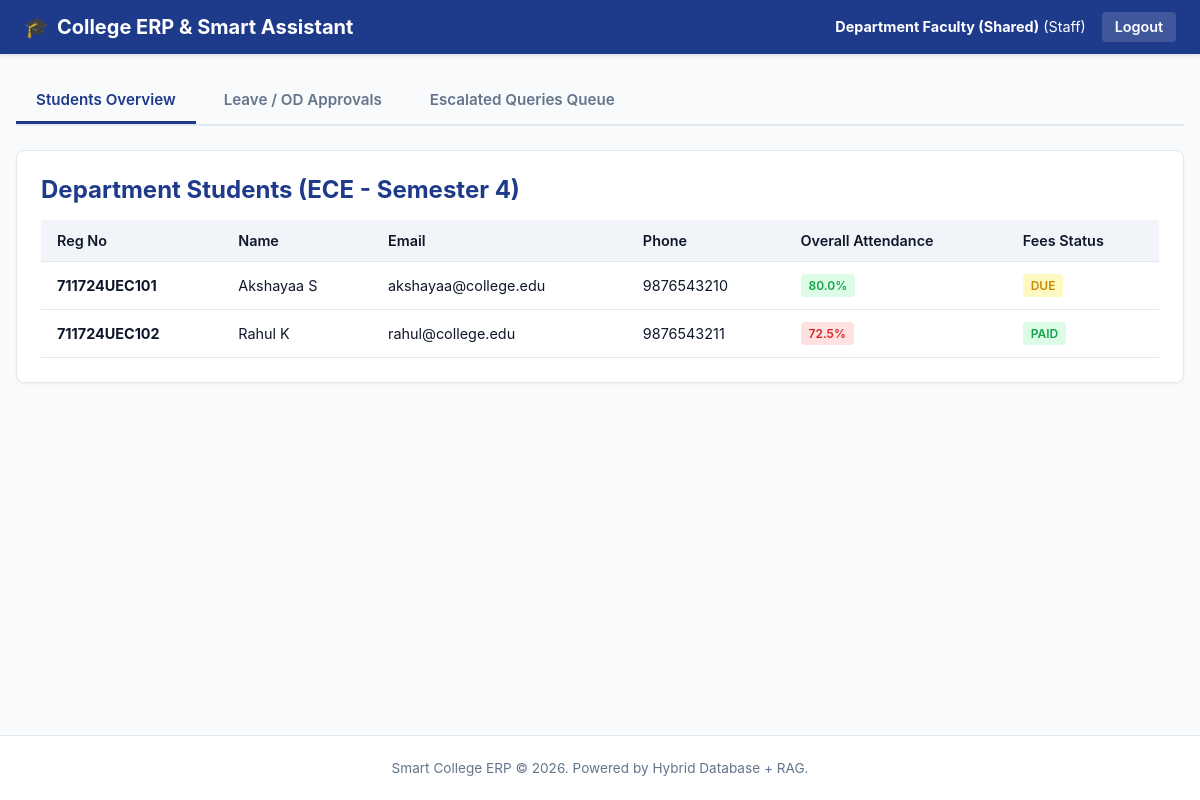
/staff (signed in), run on the app's committed database.
### tables this page shows
CREATE TABLE students (
        id INTEGER PRIMARY KEY AUTOINCREMENT,
        reg_no TEXT UNIQUE NOT NULL,
        name TEXT NOT NULL,
        dept TEXT NOT NULL,
        semester INTEGER NOT NULL,
        email TEXT,
        phone TEXT
    );

CREATE TABLE fees (
        id INTEGER PRIMARY KEY AUTOINCREMENT,
        student_id INTEGER NOT NULL,
        total_fee REAL NOT NULL,
        paid_fee REAL NOT NULL,
        due_fee REAL NOT NULL,
        due_date TEXT NOT NULL,
        status TEXT NOT NULL, -- Paid, Partial, Due
        FOREIGN KEY (student_id) REFERENCES students(id)
    );

### app.py (the view)
@app.route('/staff')
@role_required('staff')
def staff_dashboard():
    db = get_db()
    cur = db.cursor()
    cur.execute("SELECT * FROM students ORDER BY reg_no ASC")
    students_raw = cur.fetchall()
    students = []
    for s in students_raw:
        cur.execute("SELECT AVG(percentage) as avg_p FROM attendance WHERE student_id = ?", (s['id'],))
        row = cur.fetchone()
        avg_att = row['avg_p'] if row and row['avg_p'] is not None else 0.0
        cur.execute("SELECT status FROM fees WHERE student_id = ?", (s['id'],))
        fee_row = cur.fetchone()
        fee_status = fee_row['status'] if fee_row else 'N/A'
        s_dict = dict(s)
        s_dict['avg_att'] = avg_att
        s_dict['fee_status'] = fee_status
        students.append(s_dict)
    cur.execute("""
        SELECT l.*, s.name, s.reg_no
        FROM leave_requests l
        JOIN students s ON l.student_id = s.id
        ORDER BY l.id DESC
    """)
    leaves = cur.fetchall()
    cur.execute("""
        SELECT q.*, s.name as student_name
        FROM unresolved_queries q
        JOIN students s ON q.student_id = s.id
        ORDER BY q.id DESC
    """)
    queries = cur.fetchall()
    open_queries_count = sum(1 for q in queries if q['status'] == 'open')
    return render_template('staff.html',
                           students=students,
                           leaves=leaves,
                           queries=queries,
                           open_queries_count=open_queries_count)

### app.py (called while the page is built)
def get_db():
    if 'db' not in g:
        g.db = sqlite3.connect(DB_PATH)
        g.db.row_factory = sqlite3.Row
        g.db.execute("PRAGMA journal_mode=WAL;")
        g.db.execute("PRAGMA busy_timeout=5000;")
    return g.db

### templates/staff.html (shortened to what this page needs)
{% extends "base.html" %}
{% block content %}
<div class="nav-tabs">
  <button class="tab-btn active" onclick="showSection('students-list')">Students Overview</button>
  <button class="tab-btn" onclick="showSection('leave-mgmt')">Leave / OD Approvals</button>
  <button class="tab-btn" onclick="showSection('escalated-queries')">
    Escalated Queries Queue
  </button>
</div>
<div id="students-list" class="tab-content active">
  <div class="card">
    <h2>Department Students (ECE - Semester 4)</h2>
    <table class="data-table">
      <thead>
        <tr>
          <th>Reg No</th>
          <th>Name</th>
          <th>Email</th>
          <th>Phone</th>
          <th>Overall Attendance</th>
          <th>Fees Status</th>
        </tr>
      </thead>
      <tbody>
        {% for s in students %}
        <tr>
          <td><strong>{{ s.reg_no }}</strong></td>
          <td>{{ s.name }}</td>
          <td>{{ s.email }}</td>
          <td>{{ s.phone }}</td>
          <td>
            <span class="badge {% if s.avg_att >= 75 %}badge-success{% else %}badge-danger{% endif %}">
              {{ "%.1f"|format(s.avg_att) }}%
            </span>
          </td>
          <td>
            <span class="badge {% if s.fee_status=='Paid' %}badge-success{% else %}badge-warning{% endif %}">
              {{ s.fee_status or 'N/A' }}
            </span>
          </td>
        </tr>
        {% endfor %}
      </tbody>
    </table>
  </div>
</div>
{% endblock %}

### static/css/style.css (style rules this page uses)
:root { --primary: #1e3a8a; --primary-hover: #1e40af; --secondary: #0d9488; --bg-color: #f8fafc; --card-bg: #ffffff; --text-main: #0f172a; --text-muted: #64748b; --border-color: #e2e8f0; --success: #16a34a; --warning: #ca8a04; --danger: #dc2626; --info: #0284c7; }
* { box-sizing: border-box; margin: 0; padding: 0; font-family: -apple-system, BlinkMacSystemFont, "Segoe UI", Roboto, Helvetica, Arial, sans-serif; }
body { background-color: var(--bg-color); color: var(--text-main); min-height: 100vh; display: flex; flex-direction: column; }
.nav-tabs { display: flex; gap: 0.5rem; border-bottom: 2px solid var(--border-color); margin-bottom: 1.5rem; overflow-x: auto; }
.tab-btn { background: none; border: none; padding: 0.75rem 1.25rem; font-size: 0.95rem; font-weight: 600; color: var(--text-muted); cursor: pointer; border-bottom: 3px solid transparent; transition: all 0.2s; }
.tab-btn.active { color: var(--primary); border-bottom-color: var(--primary); }
.tab-content { display: none; }
.tab-content.active { display: block; }
.card { background: var(--card-bg); border: 1px solid var(--border-color); border-radius: 8px; padding: 1.5rem; margin-bottom: 1.5rem; box-shadow: 0 1px 3px rgba(0,0,0,0.05); }
.card h2, .card h3 { margin-bottom: 1rem; color: var(--primary); }
table.data-table { width: 100%; border-collapse: collapse; margin-top: 0.75rem; font-size: 0.9rem; }
table.data-table th, table.data-table td { padding: 0.75rem 1rem; text-align: left; border-bottom: 1px solid var(--border-color); }
table.data-table th { background-color: #f1f5f9; font-weight: 600; color: var(--text-main); }
.badge { display: inline-block; padding: 0.25rem 0.5rem; border-radius: 4px; font-size: 0.75rem; font-weight: 600; text-transform: uppercase; }
.badge-success { background-color: #dcfce7; color: var(--success); }
.badge-warning { background-color: #fef9c3; color: var(--warning); }
.badge-danger { background-color: #fee2e2; color: var(--danger); }

### data on the page
students: reg_no "711724UEC101", name "Akshayaa S", email "akshayaa@college.edu", phone "9876543210"
fees: status "DUE"
students: reg_no "711724UEC102", name "Rahul K", email "rahul@college.edu", phone "9876543211"
fees: status "PAID"

### other printed values
{{ session.get('name') }} "Department Faculty (Shared)"
{{ session.get('role')|capitalize }} "Staff"
{{ "%.1f"|format(s.avg_att) }} "80.0" "72.5"
